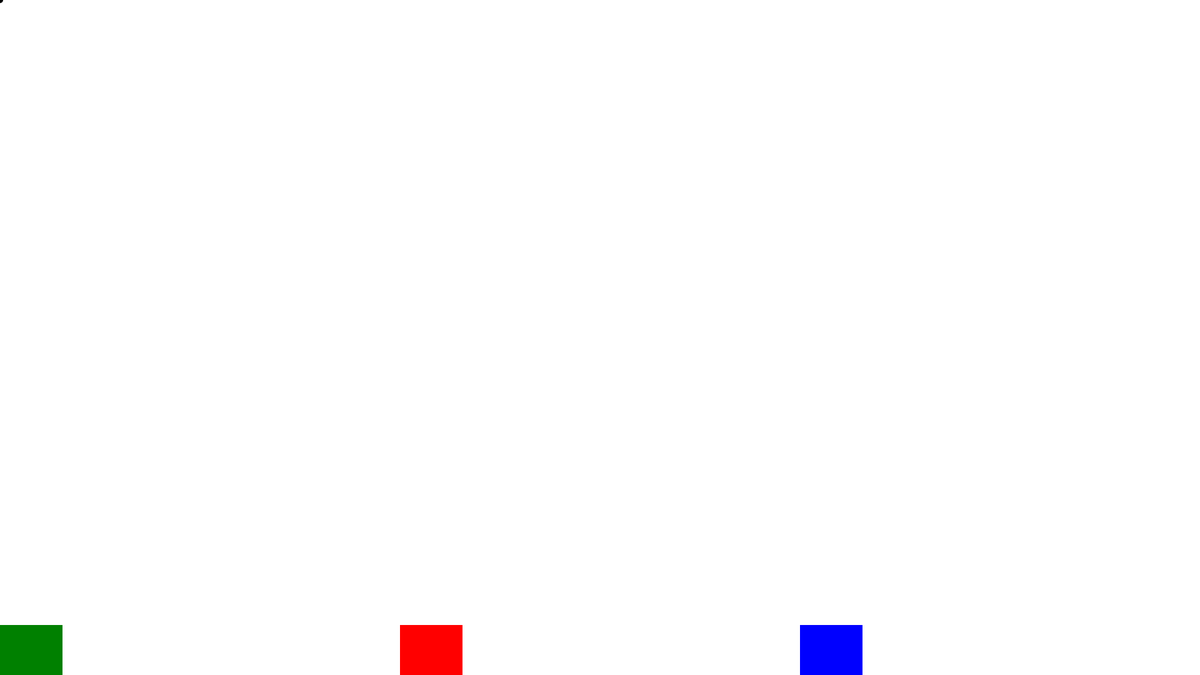
Frame 1 (no input)
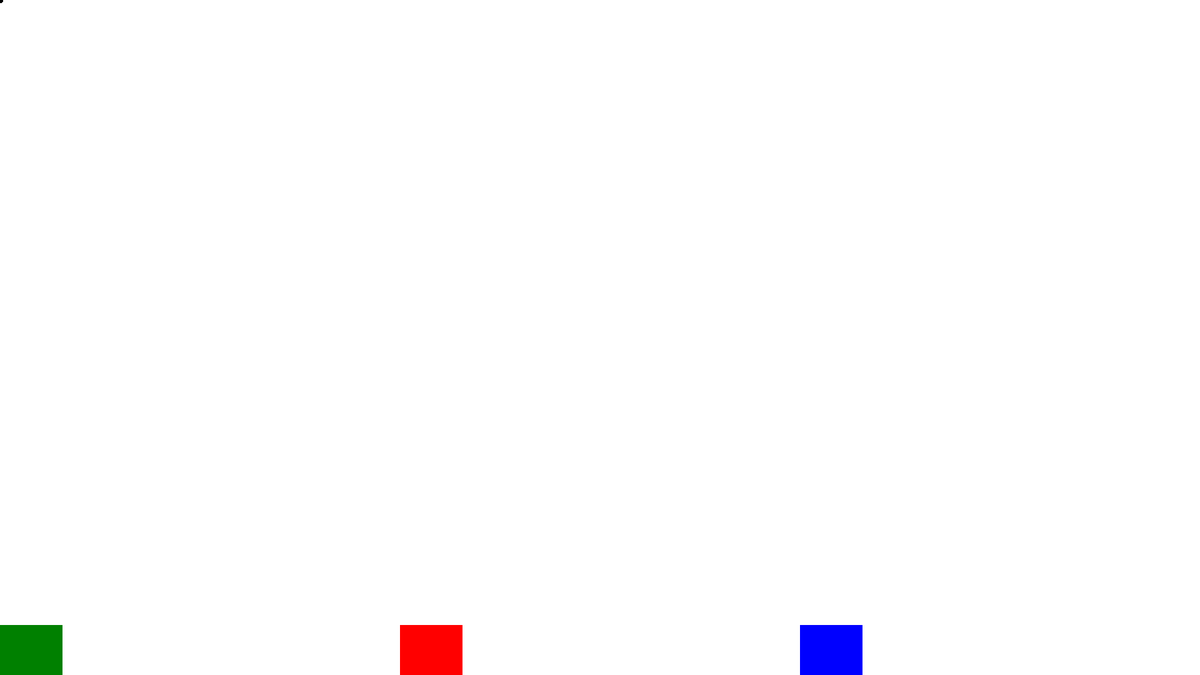
Frame 60 (no input)
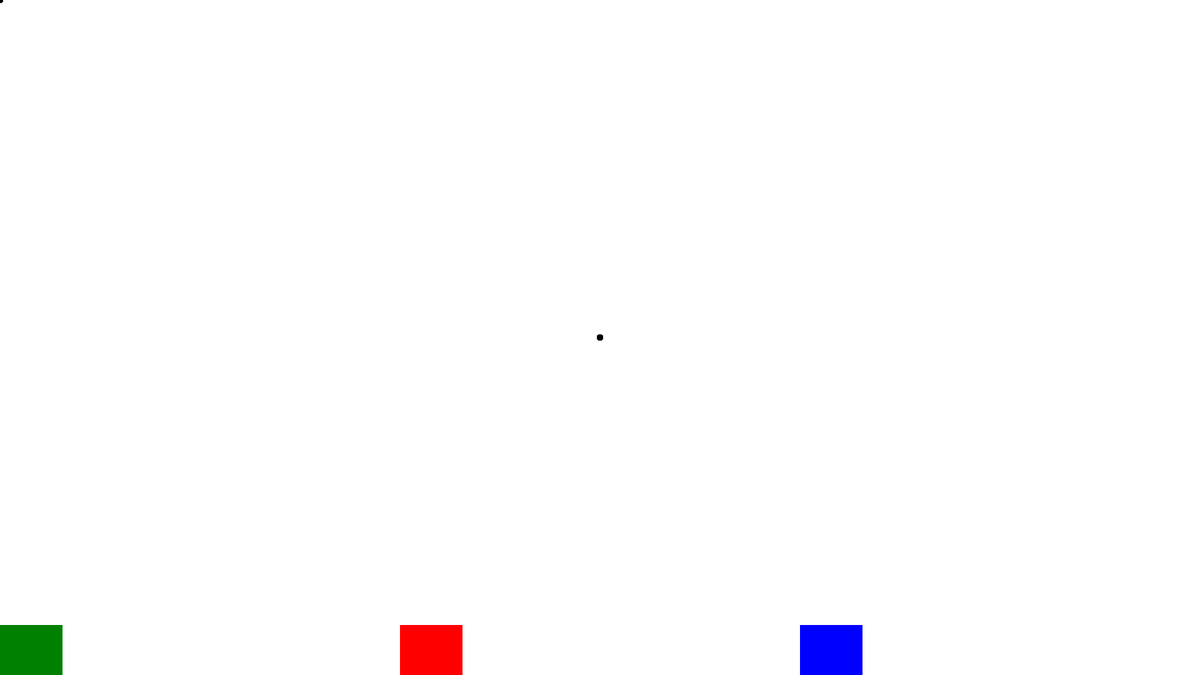
Frame 120 (the mouse pressed at the canvas centre since frame 60)

The p5.js sketch that drew these frames (run headless with seeded random() and noise() and a simulated clock; from frame 60 on, the mouse is pressed at the canvas centre):

// p5.js sketch
// ── sketch.js
var topBoundary = 0;
var bottomBoundary = 0;

var boundary0 = 0;
var boundary1 = 0;
var boundary2 = 0;
var boundary3 = 0;
var boundary4 = 0;
var boundary5 = 0;
var boundary6 = 0;

var buttonSize = 100;

var currentColor = "black";
var brushSize = 10;

var currentArea = "";

function setup() {
  createCanvas(1920, 1080);
  topBoundary = 1000;
  bottomBoundary = height;
  boundary0 = 0;
  boundary1 = width/3;
  boundary2 = (width/3) + (width/3);
  boundary3 = (width/3) + (width/3) + (width/3);
  boundary4 = width;
  noStroke();
}

function draw() {

  fill("green");
  rect(boundary0, topBoundary, buttonSize, buttonSize);
  fill("red");
  rect(boundary1, topBoundary, buttonSize, buttonSize);
  fill("blue");
  rect(boundary2, topBoundary, buttonSize, buttonSize);
  fill("yellow");
  rect(boundary3, topBoundary, buttonSize, buttonSize);

  if (mouseY > topBoundary && mouseY < bottomBoundary) {
    //console.log("colorPicker");

    if (mouseX > boundary0 && mouseX < boundary1) {
      //console.log("area1");
      currentArea = "area1";
    } else if (mouseX > boundary1 && mouseX < boundary2) {
      //console.log("area2");
      currentArea = "area2";
    } else if (mouseX > boundary2 && mouseX < boundary3) {
      //console.log("area3");
      currentArea = "area3";
    } else if (mouseX > boundary3 && mouseX < boundary4) {
      //console.log("area4");
      currentArea = "area4";
    }

  } else {
    currentArea = "";
  }

  fill(currentColor);
  ellipse(mouseX, mouseY, brushSize, brushSize);

}

function mousePressed() {
  console.log(currentArea);

  if (currentArea == "area1") {
    currentColor = "green";
  } else if (currentArea == "area2") {
    currentColor = "red";
  } else if (currentArea == "area3") {
    currentColor = "blue";
  } else if (currentArea == "area4") {
    currentColor = "yellow";
  } 
 else {
    currentColor = "black";
  }
}
